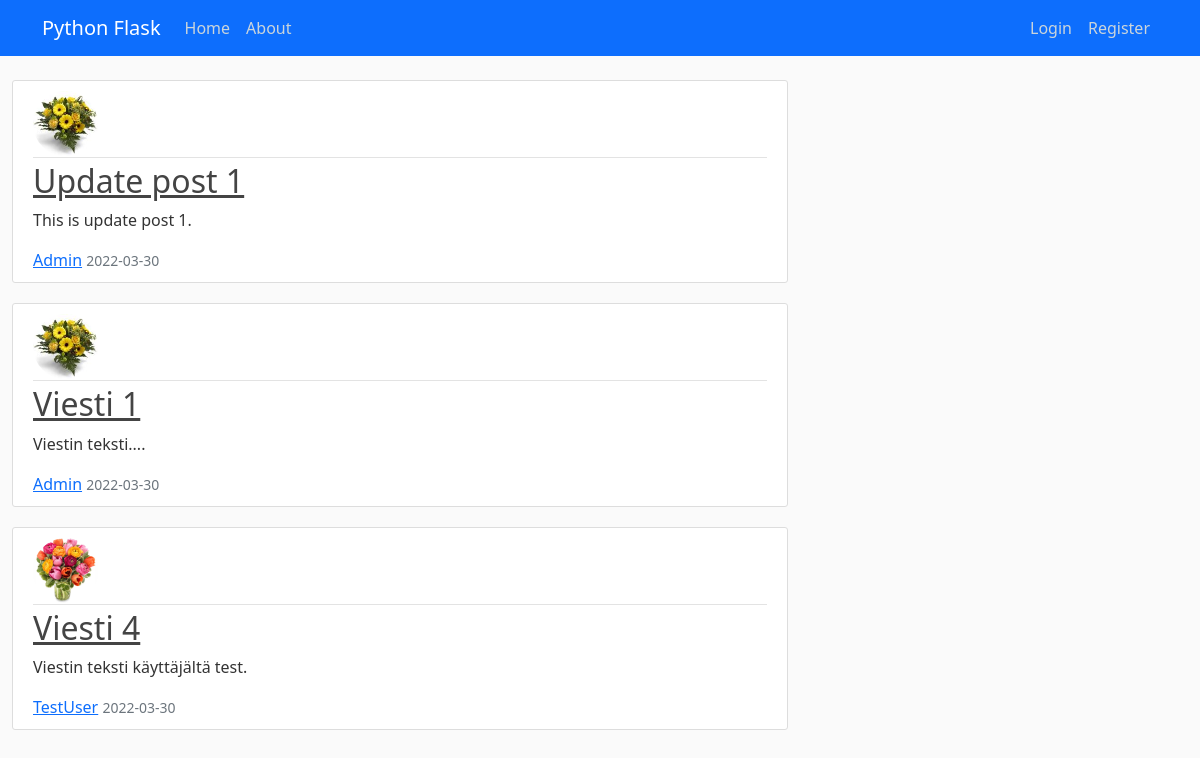
The page /home on the database its author committed.
### flaskblog/models.py (models this page shows, shortened)
class Post(db.Model):
    id = db.Column(db.Integer, primary_key=True)
    title = db.Column(db.String(100), nullable=False)
    date_posted = db.Column(db.DateTime, nullable=False, default=datetime.utcnow)
    content = db.Column(db.Text, nullable=False)
    user_id = db.Column(db.Integer, db.ForeignKey('user.id'), nullable=False)

class User(db.Model, UserMixin):
    id = db.Column(db.Integer, primary_key=True)
    username = db.Column(db.String(20), unique=True, nullable=False)
    email = db.Column(db.String(120), unique=True, nullable=False)
    image_file = db.Column(db.String(20), nullable=False, default='default.jpg')
    password = db.Column(db.String(60), nullable=False)
    posts = db.relationship('Post', backref='author', lazy=True)

### flaskblog/routes.py (the view)
@app.route("/")
@app.route("/home")
def home():
    posts = Post.query.all()
    return render_template('home.html', posts=posts)

### flaskblog/templates/home.html
{% extends "layout.html" %}
{% block content %}
    {% for post in posts %}
        <article class="media content-section">
          <img class="rounded-circle article-img" src="{{ url_for('static', filename='pics/' + post.author.image_file) }}">
          <div class="media-body">
            <div class="article-metadata">
            </div>
                <h2><a class="article-title" href="{{ url_for('post', post_id=post.id) }}">{{ post.title }}</a></h2>
                <p class="article-content">{{ post.content }}</p>
            </div>
              <a class="mr-2" href="#">{{ post.author.username }}</a>
              <small class="text-muted">{{ post.date_posted.strftime('%Y-%m-%d') }}</small>
        </article>
    {% endfor %}
{% endblock content %}

### flaskblog/templates/layout.html (shortened to what this page needs)
<!DOCTYPE html>
<html>
<head>
    <link href="https://cdn.jsdelivr.net/npm/bootstrap@5.1.3/dist/css/bootstrap.min.css" rel="stylesheet">
    <link rel="stylesheet" type="text/css" href="{{ url_for('static', filename='main.css') }}">
</head>
<body>
    <header class="site-header">
      <nav class="navbar navbar-expand-md navbar-dark bg-primary fixed-top">
        <div class="container">
          <a class="navbar-brand mr-4" href="#">Python Flask</a>
          <div class="collapse navbar-collapse" id="navbarToggle">
            <div class="navbar-nav mr-auto">
              <a class="nav-item nav-link" href="{{ url_for ('home')}}">Home</a>
              <a class="nav-item nav-link" href="{{ url_for ('about')}}">About</a>
            </div>
            <div class="collapse navbar-collapse " id="navbarSupportedContent">
              <ul class="navbar-nav ms-auto">
              {% if current_user.is_authenticated %}
                <a class="nav-item nav-link" href="{{ url_for('new_post') }}">New Post</a>
                <a class="nav-item nav-link" href="{{ url_for('account') }}">Account</a>
                <a class="nav-item nav-link" href="{{ url_for('logout') }}">Logout</a>
              {% else %}
                <a class="nav-item nav-link" href="{{ url_for('login') }}">Login</a>
                <a class="nav-item nav-link" href="{{ url_for('register') }}">Register</a>
              {% endif %}
              </ul>
            </div>
          </div>
        </div>
      </nav>
    </header>
    <main class="container-fluid">
        <div class="row">
          <div class="col-md-8">
            {% block content %}{% endblock %}
          </div>
    </main>
</body>
</html>

### flaskblog/static/main.css (style rules this page uses)
body { background: #fafafa; color: #333333; margin-top: 5rem; }
h1, h2, h3, h4, h5, h6 { color: #444444; }
.site-header .navbar-nav .nav-link { color: #cbd5db; }
.content-section { background: #ffffff; padding: 10px 20px; border: 1px solid #dddddd; border-radius: 3px; margin-bottom: 20px; }
.article-title { color: #444444; }
.article-content { white-space: pre-line; }
.article-img { height: 65px; width: 65px; margin-right: 16px; }
.article-metadata { padding-bottom: 1px; margin-bottom: 4px; border-bottom: 1px solid #e3e3e3 }

### rows shown on the page
Post: image_file (picture), title "Update post 1", content "This is update post 1.", author.username "Admin", date_posted "2022-03-30"
Post: image_file (picture), title "Viesti 1", content "Viestin teksti....", author.username "Admin", date_posted "2022-03-30"
Post: image_file (placeholder picture), title "Viesti 4", content "Viestin teksti käyttäjältä test.", author.username "TestUser", date_posted "2022-03-30"
